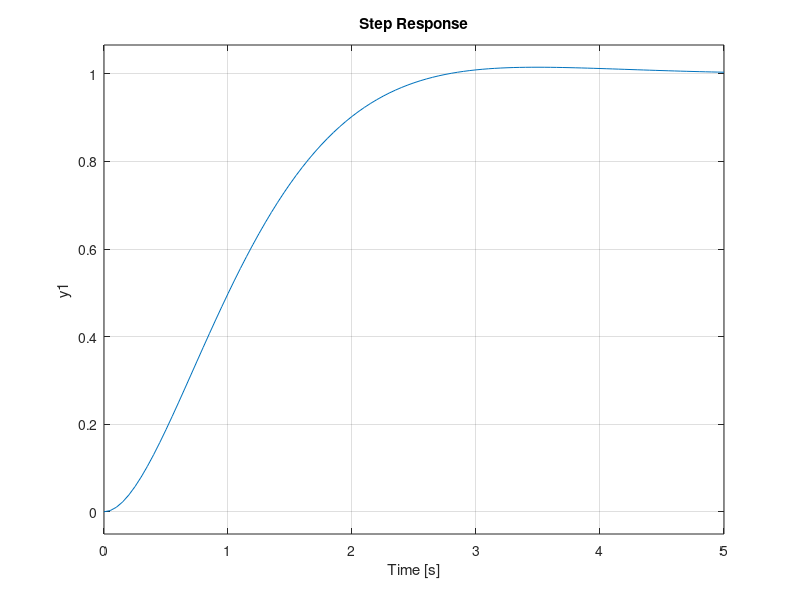

Reproduce this figure in MATLAB. (Note: this script raises an error after producing the figure.)
% Current Position ref system. 
% Double integrator with feedback loop cascaded and gains in feedforward
% position
clear all; close all;
global Kp Kd

s = tf('s');

% based on hand calcs closing the loops
wn = 1.5;
zeta = 0.8;
Kd = 2*zeta*wn;
Kp = wn*wn/Kd;

%inner loop
Gi = 1/s;
Li = Kd*Gi;
Ti = minreal(Li/(1+Li));

%outer loop
Go = Ti/s;
Lo = Kp*Go;
To = minreal(Lo/(1+Lo));

% step response
step(To);
grid on;

% what is x,v,u in giving the transfer function methods above? 
% how do we know the internal states? Do the algebra. 
% Using simulink one easy solution. 
% Can also try state space, as well as simualation using ode45
% Best approch is a real sim objective code than can step through all the 
% logic. 
% Simulink is a good substitute for rapid work if you don't have a
% objective simulation code

% try state-spaced
A = [0 1;0 0];
B = [0;1];
K = Kp*Kd;
Kbar = [K Kd];

Acl = (A-B*Kbar);
Bcl = B*K;
Ccl = eye(2);
Dcl = [0;0];

sys = ss(Acl,Bcl,Ccl,Dcl);
figure;
% [Y,T] = step(sys);
% x = Y(:,1);
% v = Y(:,2);
% r = ones(length(x),1);
%u = K*r - K*x - Kd*v;
%plot(T,[x v u]);


% now let's simulate it simply using ode45
tspan = [0 6];
x0 = 0;
v0 = 0.3;
state0 = [x0 v0];
[tout,yout] = ode45(@ref2ndOrder_eom,tspan,state0);
hold on;

x = yout(:,1);
v = yout(:,2);
r = ones(length(tout),1);
u = K*r - K*x - Kd*v;
hold on;
plotg(tout,[x v u]);

legend('xref','vref','aref = u');
xlabel('Time (sec)');
ylabel('Amplitude');
title('Position Ref Step Response');


% how let's perform my 6dof
dt = 0.01;
pref = PositionRef(dt);
pref.x = x0;
pref.v = v0;

while pref.time < 6
   pref.step;
end

pref.write;

hold on;
plot(pref_time,[pref_x pref_v pref_u],'k--');


function xdot = ref2ndOrder_eom(t,state)
global Kp Kd
r = 1;
x = state(1);
v = state(2);

w = Kp*(r-x);
u = Kd*(w-v);

xdot = zeros(2,1);
xdot(1) = v;
xdot(2) = u;

end


